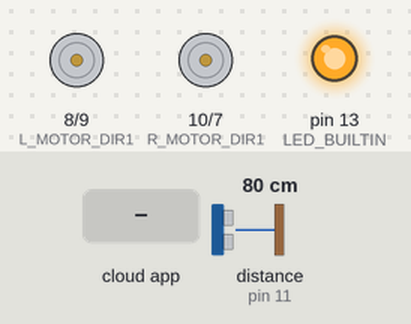
This sketch was run on a simulated Arduino Uno, built with avr-gcc and run on an emulated ATmega328P. Parts: motor-driver pin pairs drawn as motors (green arrow = first pin HIGH = forward, orange = second pin HIGH = backward, longer = more drive, scaled by the enable pin), output pins drawn as LEDs (lit = HIGH). Wiring (inferred from the names in the program): ultrasonic range finder: trigger pin 3; echo pin 11. The test bench sets the inputs (shaded band); at power-on: distance to the obstacle (sensor on pin 11) 80 cm. The echo pulse lasts 58.3 µs per cm; the ROS host is connected and sends only what is stated; pins used as bus, display or sensor lines are not drawn.

Above: at 1.2 s.
1.3 s: the phone or cloud app sets wheel_power_right to -100
At 2.5 s:
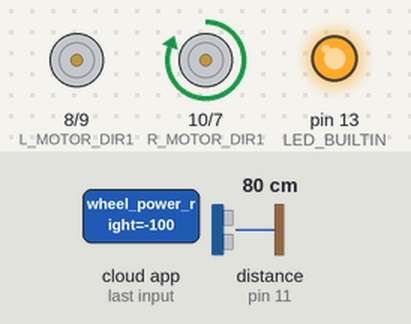
2.8 s: the phone or cloud app sets wheel_power_left to -100
At 3.5 s:
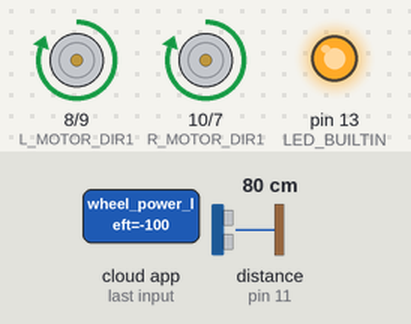
4.3 s: the phone or cloud app sets linear.x to 100
At 5.5 s:
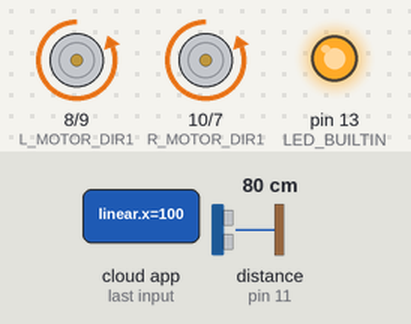
5.8 s: the phone or cloud app sets angular.z to -100
At 6.5 s:
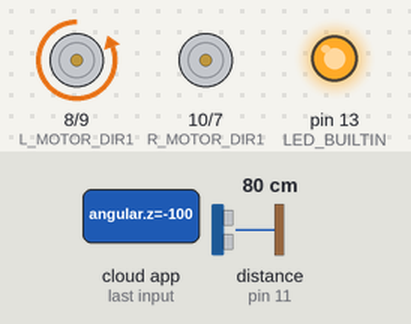
7.3 s: the phone or cloud app sets linear.x to 0
At 8.5 s:
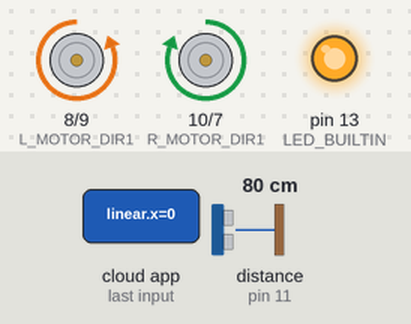
8.8 s: the phone or cloud app sets angular.z to 100
At 9.6 s:
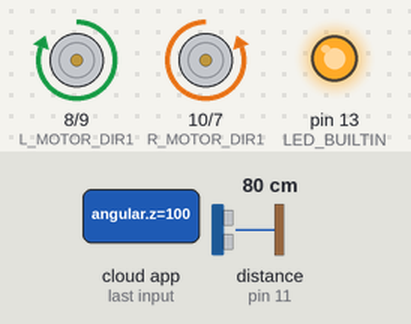
Timing chart, 0 to 11.3 s (numbered marks = the images above; inputs shaded):
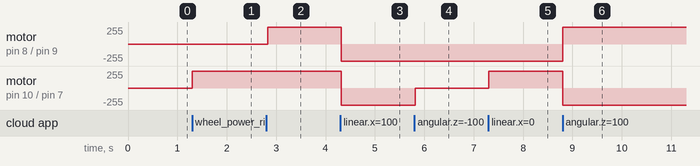

Measured:
- after the input at 1.3 s, motor on pin 10 (R_MOTOR_DIR1) / pin 7 (R_MOTOR_DIR2): stopped → forward 255/255 at once
- after the input at 2.8 s, motor on pin 8 (L_MOTOR_DIR1) / pin 9 (L_MOTOR_DIR2): stopped → forward 255/255 at once
- after the input at 4.3 s, motor on pin 8 (L_MOTOR_DIR1) / pin 9 (L_MOTOR_DIR2), motor on pin 10 (R_MOTOR_DIR1) / pin 7 (R_MOTOR_DIR2): forward 255/255 → backward 255/255 at once
- after the input at 5.8 s, motor on pin 10 (R_MOTOR_DIR1) / pin 7 (R_MOTOR_DIR2): backward 255/255 → stopped at once
- after the input at 7.3 s, motor on pin 10 (R_MOTOR_DIR1) / pin 7 (R_MOTOR_DIR2): stopped → forward 255/255 at once
- after the input at 8.8 s, motor on pin 8 (L_MOTOR_DIR1) / pin 9 (L_MOTOR_DIR2): backward 255/255 → forward 255/255 at once; motor on pin 10 (R_MOTOR_DIR1) / pin 7 (R_MOTOR_DIR2): forward 255/255 → backward 255/255 at once

The sketch:

orion_nano_firmware.ino
```cpp
#include <ros.h>
#include "Arduino.h"
#include <std_msgs/Float32.h>
#include <geometry_msgs/Twist.h>
#include <sensor_msgs/Range.h>

ros::NodeHandle nh;
#define LED_BUILTIN 13


#define L_MOTOR_PWM 6
#define L_MOTOR_DIR1 8
#define L_MOTOR_DIR2 9
#define R_MOTOR_PWM 5
#define R_MOTOR_DIR1 10
#define R_MOTOR_DIR2 7


const float wheel_radius = 0.0321;
const float wheel_base = 0.1175;
const float min_speed = 6.23;
const float max_speed = 9.345;

float v = 0.0;
float w = 0.0;
float vr = 0.0;
float vl = 0.0;
float min_pwm = 0.4;

/*--------------------------------Ultrasonic Sensor--------------------*/
const int trig = 3;
const int echo = 11;
float range = 0.0;
sensor_msgs::Range range_msg;
ros::Publisher pub_range( "/ultrasonic_range", &range_msg);
char frameid[] = "/ultrasonic";
/*---------------------------------------------------------------------*/

void turnWheel( const float wheel_power,
                unsigned int pwm_pin,
                unsigned int dir1_pin,
                unsigned int dir2_pin) {
  float factor = max(min(wheel_power, 1.0f), -1.0f);
  //Serial.print(wheel_power.data);
  if ( factor > 0.0 ) {
    digitalWrite(dir1_pin, LOW);
    digitalWrite(dir2_pin, HIGH);
    analogWrite(pwm_pin, (unsigned int)(255 * factor));
  }else if( factor < 0.0 ){
    digitalWrite(dir1_pin, HIGH);
    digitalWrite(dir2_pin, LOW);
    analogWrite(pwm_pin, (unsigned int)(255 * (-1.0f * factor)));
  } else {
    digitalWrite(dir1_pin, LOW);
    digitalWrite(dir2_pin, LOW);
    analogWrite(pwm_pin, 0);
  }
}

void rightWheelCb( const std_msgs::Float32 &wheel_power ) {

    turnWheel( wheel_power.data, R_MOTOR_PWM, R_MOTOR_DIR1, R_MOTOR_DIR2 );

}

void leftWheelCb( const std_msgs::Float32 &wheel_power ) {

    turnWheel( wheel_power.data, L_MOTOR_PWM, L_MOTOR_DIR1, L_MOTOR_DIR2 );
}

float vel_to_power(float vel) {
  float factor = 0.0;
  float power = 0.0;

  if (vel != 0){
    factor = (abs(vel) - min_speed) / (max_speed - min_speed);
  power = (factor * (1.0 - min_pwm)) + min_pwm;
  }
  else if (vel == 0){
    power = 0.0;
  }


  if (vel < 0) {
    power = power * -1;
  }
  return power;
}

void velCb( const geometry_msgs::Twist &vel_data ) {

  float R = wheel_radius;
  float L = wheel_base;

  v = vel_data.linear.x;
  w = vel_data.angular.z;

  vr = ((2.0 * v) + (2.0 * w)) / (2.0 * R);
  vl = ((2.0 * v) - (2.0 * w)) / (2.0 * R);

  vr = max(min(vr, max_speed), -max_speed);
  vl = max(min(vl, max_speed), -max_speed);

  turnWheel(vel_to_power(vl), L_MOTOR_PWM, L_MOTOR_DIR1, L_MOTOR_DIR2);
  turnWheel(vel_to_power(vr), R_MOTOR_PWM, R_MOTOR_DIR1, R_MOTOR_DIR2);
}


void ultrasonic() {
  long duration;

  pinMode(trig, OUTPUT);
  digitalWrite(trig, LOW);
  delayMicroseconds(2);
  digitalWrite(trig, HIGH);
  delayMicroseconds(5);
  digitalWrite(trig, LOW);
  pinMode(echo, INPUT);
  duration = pulseIn(echo, HIGH);

  range = microsecondsToCentimeters(duration);

  Serial.println(range);

  range_msg.radiation_type = sensor_msgs::Range::ULTRASOUND;
  range_msg.header.frame_id =  frameid;
  range_msg.field_of_view = 0.1;  // fake
  range_msg.min_range = 0.0;
  range_msg.max_range = 6.47;
  range_msg.range = range*0.01;
  range_msg.header.stamp = nh.now();
  pub_range.publish(&range_msg);
  delay(5);


}

float microsecondsToCentimeters(long microseconds)
{
  return microseconds / 29.0 / 2.0;
}

ros::Subscriber<std_msgs::Float32> sub_right("wheel_power_right",
                                            &rightWheelCb );
ros::Subscriber<std_msgs::Float32> sub_left("wheel_power_left",
                                           &leftWheelCb );

ros::Subscriber<geometry_msgs::Twist> sub_vel("cmd_vel",
    &velCb );

void setup()
{

  pinMode(LED_BUILTIN, OUTPUT);
  digitalWrite(LED_BUILTIN, HIGH);

  pinMode(L_MOTOR_PWM, OUTPUT);
  pinMode(L_MOTOR_DIR1, OUTPUT);
  pinMode(L_MOTOR_DIR2, OUTPUT);

  pinMode(R_MOTOR_PWM, OUTPUT);
  pinMode(R_MOTOR_DIR1, OUTPUT);
  pinMode(R_MOTOR_DIR2, OUTPUT);

  // Init motors to stop
  digitalWrite(L_MOTOR_DIR1, LOW);
  digitalWrite(L_MOTOR_DIR2, LOW);
  digitalWrite(R_MOTOR_DIR1, LOW);
  digitalWrite(R_MOTOR_DIR2, LOW);
  analogWrite(L_MOTOR_PWM, 0);
  analogWrite(R_MOTOR_PWM, 0);

  //ROS setup
  nh.initNode();
  //Serial.begin(57600);
  nh.subscribe(sub_right);
  nh.subscribe(sub_left);
   nh.subscribe(sub_vel);
   nh.advertise(pub_range);
  delay(20);
}

void loop()
{
   ultrasonic();
   nh.spinOnce();

   // wait for a second
   delay(20);

}
```
